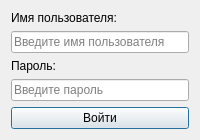
<?xml version="1.0" encoding="utf-8"?>
<ui version="4.0">
 <class>Login</class>
 <widget class="QDialog" name="Login">
  <property name="windowTitle">
   <string>Форма логина</string>
  </property>
  <layout class="QVBoxLayout" name="verticalLayout">
   <item>
    <widget class="QLabel" name="label_username">
     <property name="text">
      <string>Имя пользователя:</string>
     </property>
    </widget>
   </item>
   <item>
    <widget class="QLineEdit" name="usernameField">
     <property name="placeholderText">
      <string>Введите имя пользователя</string>
     </property>
    </widget>
   </item>
   <item>
    <widget class="QLabel" name="label_password">
     <property name="text">
      <string>Пароль:</string>
     </property>
    </widget>
   </item>
   <item>
    <widget class="QLineEdit" name="passwordField">
     <property name="placeholderText">
      <string>Введите пароль</string>
     </property>
     <property name="echoMode">
      <enum>QLineEdit::Password</enum>
     </property>
    </widget>
   </item>
   <item>
    <widget class="QPushButton" name="loginButton">
     <property name="text">
      <string>Войти</string>
     </property>
    </widget>
   </item>
  </layout>
 </widget>
 <resources/>
 <connections/>
</ui>
